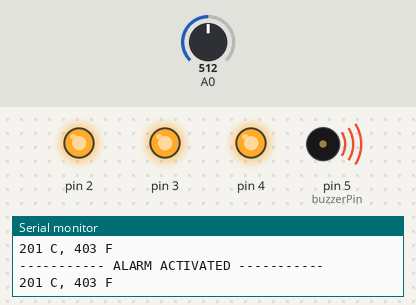
The sketch below on a simulated Arduino Uno, built with avr-gcc and run on an emulated ATmega328P. Shown: output pins drawn as LEDs (lit = HIGH), buzzer (waves = sounding), the last lines printed to the serial monitor. The test bench sets the inputs (shaded band); at power-on: A0 = 512.

Above: at 2.8 s.
2.9 s: A0 set to 295
6.4 s: A0 set to 272
At 8.3 s:
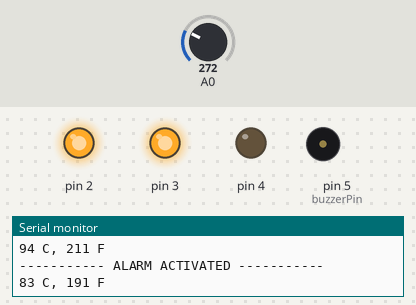
9.5 s: A0 set to 122
At 11.1 s:
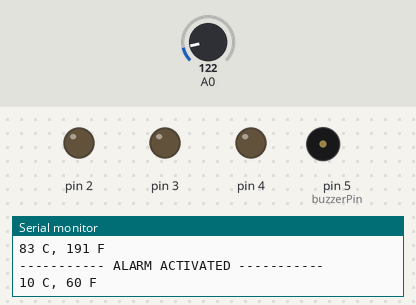
12.2 s: A0 set to 232
15.2 s: A0 set to 252
At 16.9 s:
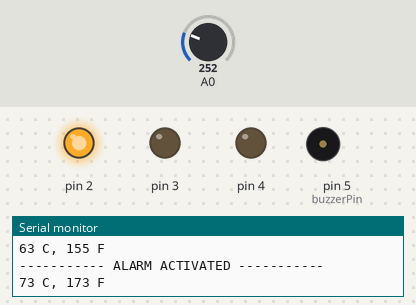
17.9 s: A0 set to 306
At 19.8 s:
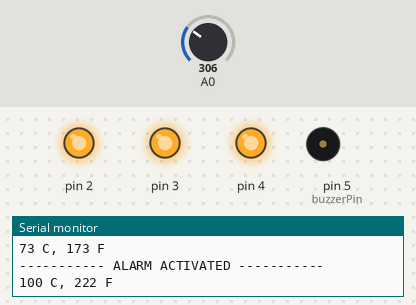
Timing chart, 0 to 24.9 s (numbered marks = the images above; inputs shaded):
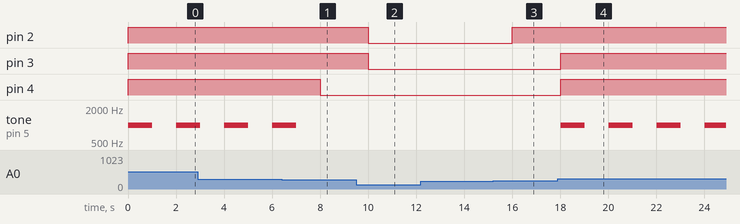

Measured:
- the behaviour switches between 286 and 285 on A0 (found by bisection; images 0 and 1)
- the behaviour switches between 244 and 245 on A0 (found by bisection; images 2 and 3)
- after the input at 6.4 s, pin 4: HIGH → LOW after 1.6 s; tone on pin 5 (buzzerPin): goes on until 7.0 s, then stays silent
- after the input at 9.5 s, pin 2, pin 3: HIGH → LOW after 0.51 s
- after the input at 15.2 s, pin 2: LOW → HIGH after 0.81 s
- after the input at 17.9 s, pin 3, pin 4: LOW → HIGH after 0.11 s; tone on pin 5 (buzzerPin): alternates 1000 Hz for 1.0 s and silent for 1.0 s, starting after 0.11 s
- by itself, tone on pin 5 (buzzerPin): alternates 1000 Hz for 1.0 s and silent for 1.0 s

The sketch:

temperture_and_humidity_value_project_21.ino
```cpp
int baselineTemp = 0;
int celsius = 0;
int fahrenheit = 0;
int buzzerPin = 5;


void setup()
{
  pinMode(A0, INPUT);
  Serial.begin(9600);
  int buzzerPin = 5;

  pinMode(2, OUTPUT);
  pinMode(3, OUTPUT);
  pinMode(4, OUTPUT);
  pinMode(5, OUTPUT);

}

void loop()
{
  baselineTemp = 70;

  celsius = map(((analogRead(A0) - 20) * 3.04), 0, 1023, -40, 125);

   fahrenheit = ((celsius * 9) / 5 + 42);
  Serial.print(celsius);
  Serial.print(" C, ");
  Serial.print(fahrenheit);
  Serial.println(" F");

   if (celsius < baselineTemp) {


    digitalWrite(2, LOW);
    digitalWrite(3, LOW);
    digitalWrite(4, LOW);

    delay(1000);
     noTone(5);
  }
  if (celsius >= baselineTemp && celsius < baselineTemp + 10) {
    digitalWrite(2, HIGH);
    digitalWrite(3, LOW);
    digitalWrite(4, LOW);

    delay(1000);
     noTone(5);
  }
  if (celsius >= baselineTemp + 10 && celsius < baselineTemp + 20) {
    digitalWrite(2, HIGH);
    digitalWrite(3, HIGH);
    digitalWrite(4, LOW);

    delay(1000);
     noTone(5);
  }
  if (celsius >= baselineTemp + 20 && celsius < baselineTemp + 30) {
    digitalWrite(2, HIGH);
    digitalWrite(3, HIGH);
    digitalWrite(4, HIGH);
    tone(buzzerPin,1000);
    delay(1000);
     noTone(5);
  }
  if (celsius >= baselineTemp + 30) {
    digitalWrite(2, HIGH);
    digitalWrite(3, HIGH);
    digitalWrite(4, HIGH);
   tone(buzzerPin,1000);
    delay(1000);
     noTone(5);
  }
  delay(1000);
  Serial.println("----------- ALARM ACTIVATED -----------");

}
```
